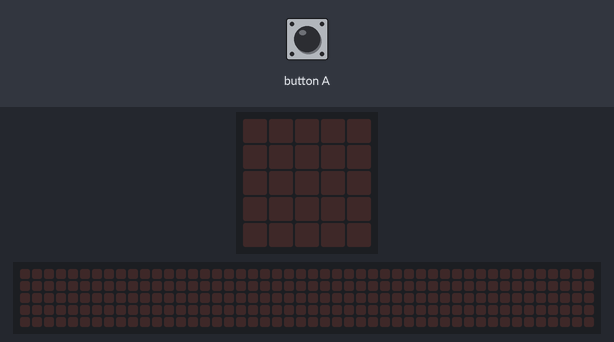
Bench run of a program on a simulated BBC micro:bit (MakeCode). On the bench: the board's 5×5 LED display, a strip that is not on the board, showing the scrolling text unrolled. Inputs (shaded band) come from the test bench. The 48×5 strip is a reading aid, not a part: it shows the text the display is scrolling, unrolled, one strip-width of it at a time.

Above: at 1.2 s.
1.3 s: button A pressed for 0.15 s
At 3.92 s:
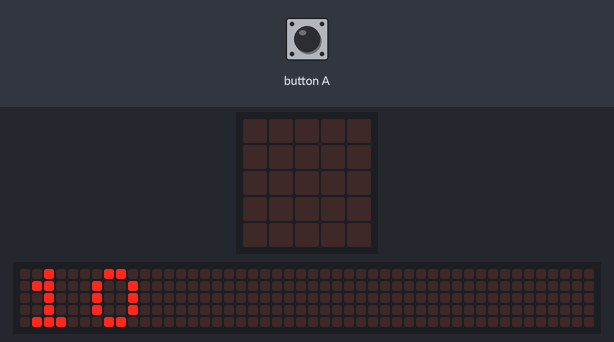
At 5.9 s:
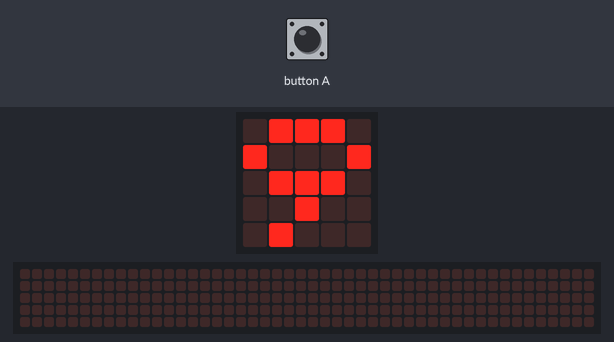
Timing chart, 0 to 7.4 s (numbered marks = the images above; inputs shaded):
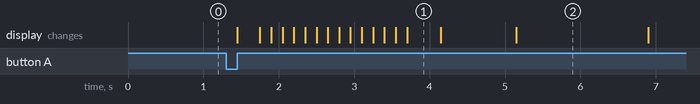

The program:

main.ts
```typescript
input.onButtonPressed(Button.A, function () {
    while (nbre_depart > 0) {
        basic.showNumber(nbre_depart)
        nbre_depart += -1
        basic.pause(1000)
    }
    basic.showNumber(nbre_depart)
    basic.pause(1000)
    basic.clearScreen()
    nbre_depart = 10
})
let nbre_depart = 0
basic.clearScreen()
nbre_depart = 10
```

test.ts
```typescript
// les tests vont ici ; cela ne sera pas compilé si ce paquet est utilisé en tant qu'extension.
```

Measured:
- after the input at 1.3 s, the display: changes after 0.15 s (image 1)
- what the display in image 1 shows lasts 0.5 s, from 3.7 s to 4.2 s
